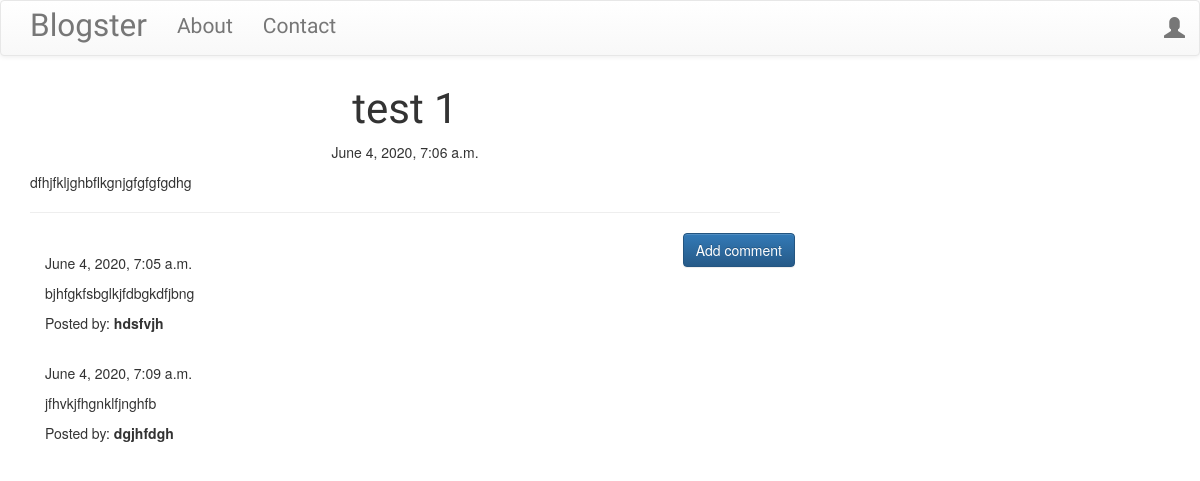
The app's page /post/2/ with its own data.
### blog/models.py (models this page shows, shortened)
class Post(models.Model):
    author=models.ForeignKey('auth.User',on_delete=models.CASCADE)
    title=models.CharField(max_length=200)
    text=models.TextField()
    created_date=models.DateTimeField(default=timezone.now)
    published_date=models.DateTimeField(blank=True,null=True)

class Comment(models.Model):
    post=models.ForeignKey('blog.Post',related_name='comments',on_delete=models.CASCADE)
    author=models.CharField(max_length=200)
    text=models.TextField()
    created_date=models.DateTimeField(default=timezone.now())
    approved_comment=models.BooleanField(default=False)

### blog/views.py (the view)
# urls.py: path('post/<pk>/',views.PostDetailView.as_view(),name='post_detail'),
class PostDetailView(DetailView):
    model=Post

### blog/templates/blog/post_detail.html (shortened to what this page needs)
{% extends 'blog/base.html' %}
{% block content %}
        <h1 class='posttitle loader'>{{ post.title }}</h1>
        {% if post.published_date %}
            <div class="date postdate">
                {{ post.published_date }}
            </div>
        {% else %}
            <a class="btn btn-default" href="{% url 'post_publish' pk=post.pk %}">Publish</a>
        {% endif %}
      <p class='postcontent' >{{ post.text|safe|linebreaksbr }}</p>
  <hr>
  <a class="btn btn-primary btn-comment" href="{% url 'add_comment_to_post' pk=post.pk %}">Add comment</a>
  <div class="container">
  {% for comment in post.comments.all %}
  <br>
      {% if user.is_authenticated or comment.approved_comment %}
              {{ comment.created_date }}
          <p>{{ comment.text|safe|linebreaks }}</p>
          <p>Posted by: <strong>{{ comment.author }}</strong></p>
      {% endif %}
  {% empty %}
      <p>No comments posted.</p>
  {% endfor %}
</div>
{% endblock %}

### blog/static/css/blog.css (style rules this page uses)
.postdate { text-align: center; }
.posttitle { font-family: 'Russo One', sans-serif; font-size: 3em; text-align: center; }
.postcontent { font-family: 'Montserrat'; font-size: 1.5em; }
.btn-comment { position: absolute; right: 0px; }
.loader { filter:hue-rotate(0deg); color: linear-gradient(45deg,#0f8,#08f); animation:hue 5000ms infinite linear; }

### records on screen
Post: title "test 1", published_date "June 4, 2020, 7:06 a.m.", text "dfhjfkljghbflkgnjgfgfgfgdhg"
Comment: created_date "June 4, 2020, 7:05 a.m.", text "bjhfgkfsbglkjfdbgkdfjbng", author "hdsfvjh"
Comment: created_date "June 4, 2020, 7:09 a.m.", text "jfhvkjfhgnklfjnghfb", author "dgjhfdgh"
